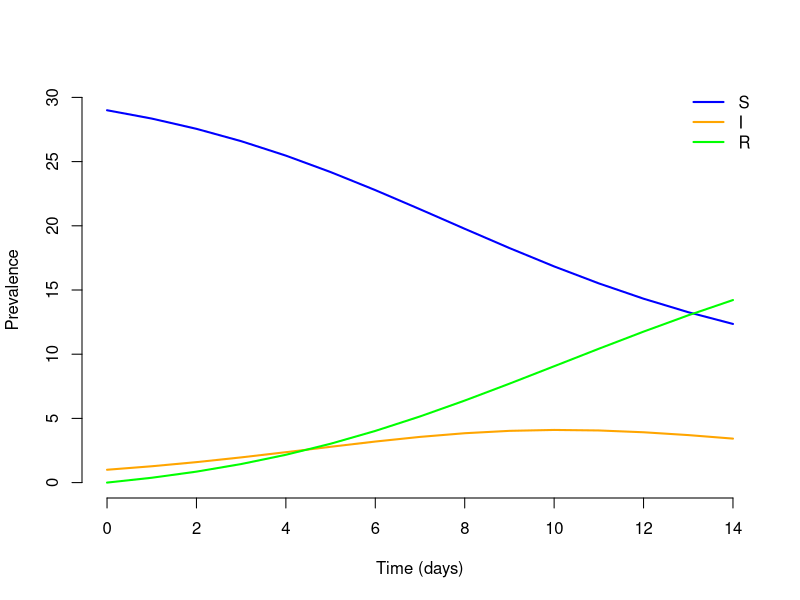
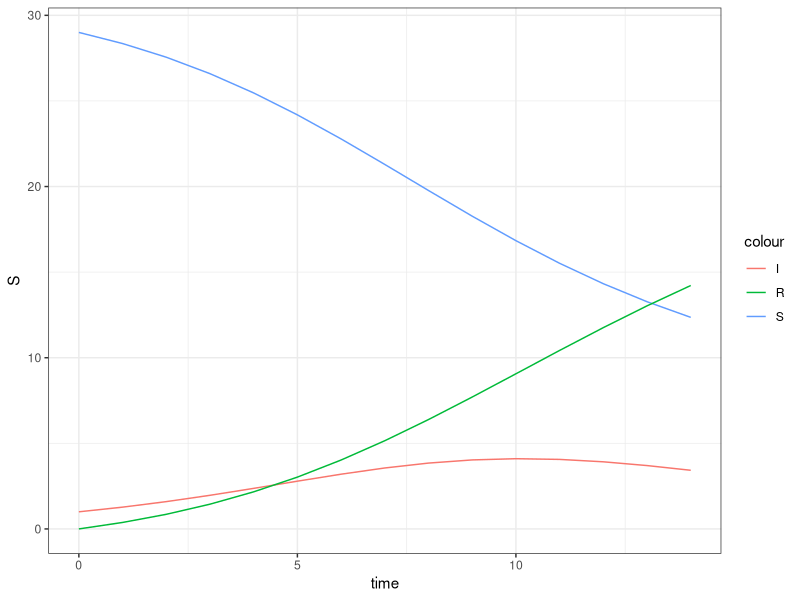
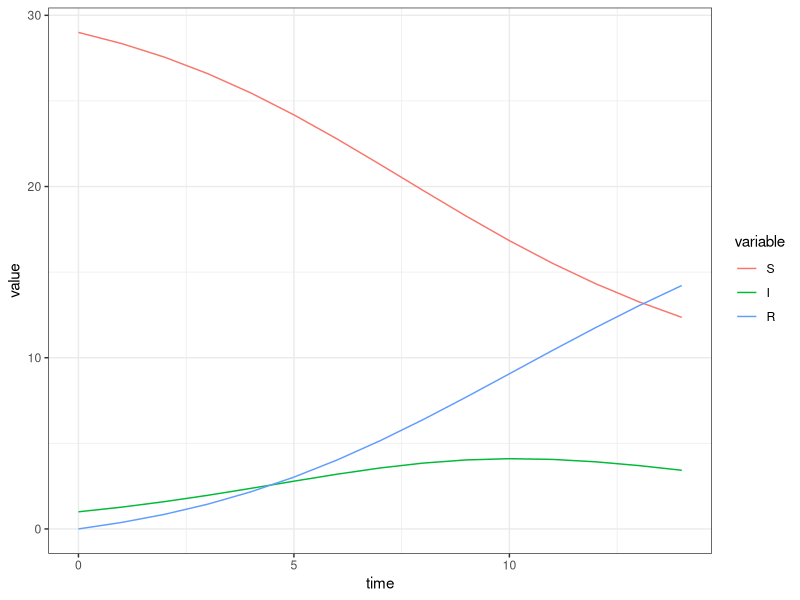
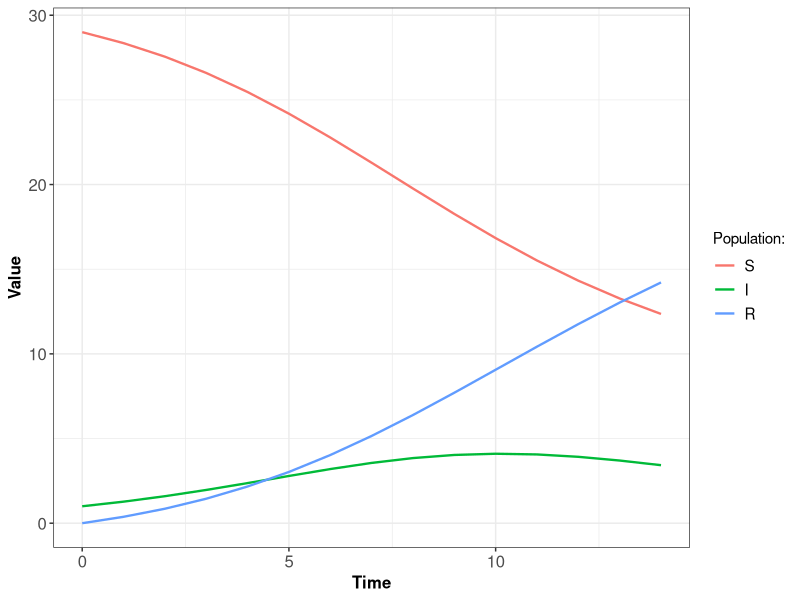

These figures' R source, in order:

library(deSolve)
library(ggplot2)
library(reshape2)
library(dplyr)
# si les packages ne chargent pas, c'est qu'ils ne sont pas installés! Donc il faut faire install.packages("nomdupackage")

# principe: on créé une fonction pour le modèle, puis on utilise la fonction lsoda() du package deSolve et on lui donne les conditions initiales,
# les timesteps désirés, les paramètres, et la fonction du modèle. la fonction lsoda() retourne le résultat du modèle à partir de ces infos.
 

# méthode 1 pour créer la fonction du modèle
# on extrait chaque paramètre et population à partir des vecteurs pop et param qu'on donne à la fonction
# attention aux indices, sinon on se retrouve à extraire la mauvaise valeur pour le paramètre/population! 
SIR.model <- function(t, pop, param) {
  
  S <- pop[1]
  I <- pop[2]
  R <- pop[3]
  
  beta=param[1]
  gamma=param[2]
  u0=param[3]
  u1=param[4]
  
  N=S+I+R
  
  dS <- -beta*S*I/N + u0*N - u1*S
  dI <- beta*S*I/N  - gamma*I - u1*I
  dR <-  gamma*I - u1*R
  
  res<-c(dS, dI, dR)
  
  list(res)
  
}

# méthode 2 pour créer la fonction du modèle
# with(as.list()) ça charge les vecteurs de population et paramètres comme ça on a pas besoin
# d'extraire chaque paramètre comme au dessus (S = pop[1] etc...)
# attention à bien nommer tous les éléments correctement quand on créé les vecteurs en dessous!
SIR.model <- function(t, pop, param) {
  
  with(as.list(c(pop, param)), {
  
    N=S+I+R
    
    dS <- -beta*S*I/N + u0*N - u1*S
    dI <- beta*S*I/N  - gamma*I - u1*I
    dR <-  gamma*I - u1*R
    
    res<-c(dS, dI, dR)
    
    list(res)
    
  })

}

# on défini les paramètres
beta=0.6
gamma=1/3
dt=1
Tmax=14
N=30
u0=0
u1=0

# on défini les conditions initiales
I0=1
S0=N-I0
R0=0

# on créé les vecteurs à partir des différentes valeurs
Time=seq(from=0,to=Tmax,by=dt)
Init.cond=c(S=S0,I=I0, R=R0) 
param=c(beta,gamma,u0,u1)

# on utilise la fonction lsoda, avec as.data.frame() autour pour un output plus pratique
result <- as.data.frame(lsoda(Init.cond, Time, SIR.model, param))

# méthode "basique" pour plot
plot(Time,result$S,type="l",col="blue",xlab="Time (days)",ylab="Prevalence",ylim=c(0,N),bty="n", lwd=2)
lines(Time,result$I,type="l",col="orange", lwd=2)
lines(Time,result$R,type="l",col="green", lwd=2)
legend("topright",c("S","I","R"),col=c("blue","orange","green"),lty=1,bty="n", lwd=2)

# méthode ggplot
ggplot(result) +
  geom_line(aes(time, S, colour = "S")) +
  geom_line(aes(time, I, colour = "I")) +
  geom_line(aes(time, R, colour = "R")) +
  theme_bw()

# méthode ggplot + reshape (pour réorganiser le dataframe, plus pratique)
result %>%
  melt(id = "time") %>%
  ggplot() +
  geom_line(aes(time, value, colour = variable)) +
  theme_bw()

# méthode ggplot + reshape + joli
result %>%
  melt(id = "time") %>%
  ggplot() +
  geom_line(aes(time, value, colour = variable), linewidth = 0.8) +
  theme_bw() +
  theme(axis.text = element_text(size = 12),
        axis.title = element_text(size = 12, face = "bold"),
        legend.text = element_text(size = 11)) +
  labs(x = "Time", y = "Value", colour = "Population:")

# fonction pour enregistrer le plot (enregistre par défaut le dernier plot affiché)
# ggsave("nom_du_plot.png")
